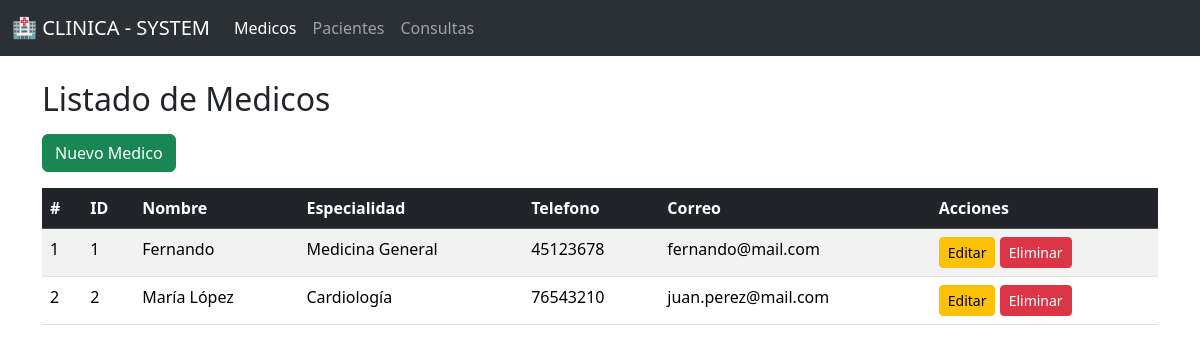
The page /medicos/ on the database its author committed.
### models/medico_model.py (models this page shows, shortened)
class Medico(db.Model):
    __tablename__ = "medicos"
    id_medico = db.Column(db.Integer, primary_key=True)
    nombre = db.Column(db.String(80), nullable=False)
    especialidad = db.Column(db.String(80), nullable=False)
    telefono = db.Column(db.Integer, nullable=False)
    correo = db.Column(db.String(120), nullable=False, unique=True)
    consultas = db.relationship("Consulta", back_populates="medico", cascade="all, delete-orphan")
    @staticmethod
    def get_all():
        return Medico.query.all()
    def delete(self):
        db.session.delete(self)
        db.session.commit()

### controllers/medico_conroller.py (the view)
@medico_bp.route("/")
def index():
    medicos = Medico.get_all()
    return medico_views.list_medics(medicos)

### app.py (called while the page is built)
@app.context_processor
def inject_active_route():
    def is_active(path):
        return "active" if request.path == path else ''
    return dict(is_active = is_active)

### views/medico_views.py (called while the page is built)
def list_medics(medicos):
    return render_template("medicos/index.html", medicos=medicos)

### templates/medicos/index.html (shortened to what this page needs)
{% extends 'base.html' %}
{% block content %}
<h2 class="mb-3">Listado de Medicos</h2>
<a href="{{ url_for('medico.create_medic') }}" class="btn btn-success mb-3">Nuevo Medico</a>
<table class="table table-striped table-hover">
    <thead class="table-dark">
        <tr>
            <th>#</th>
            <th>ID</th>
            <th>Nombre</th>
            <th>Especialidad</th>
            <th>Telefono</th>
            <th>Correo</th>
            <th>Acciones</th>
        </tr>
    </thead>
    <tbody>
        {% for medico in medicos %}
        <tr>
            <td>{{ loop.index }}</td>
            <td>{{ medico.id_medico }}</td>
            <td>{{ medico.nombre }}</td>
            <td>{{ medico.especialidad }}</td>
            <td>{{ medico.telefono }}</td>
            <td>{{ medico.correo }}</td>
            <td>
                <a href="{{ url_for('medico.edit_medic', id_medico=medico.id_medico) }}" class="btn btn-warning btn-sm">Editar</a>
                <a href="{{ url_for('medico.delete_medic', id_medico=medico.id_medico) }}" class="btn btn-danger btn-sm"
                    onclick="return confirm('¿Está seguro de eliminar?')">Eliminar</a>
            </td>
        </tr>
        {% endfor %}
    </tbody>
</table>
{% endblock %}

### rows shown on the page
Medico: id_medico "1", nombre "Fernando", especialidad "Medicina General", telefono "45123678", correo "fernando@mail.com"
Medico: id_medico "2", nombre "María López", especialidad "Cardiología", telefono "76543210", correo "juan.perez@mail.com"
